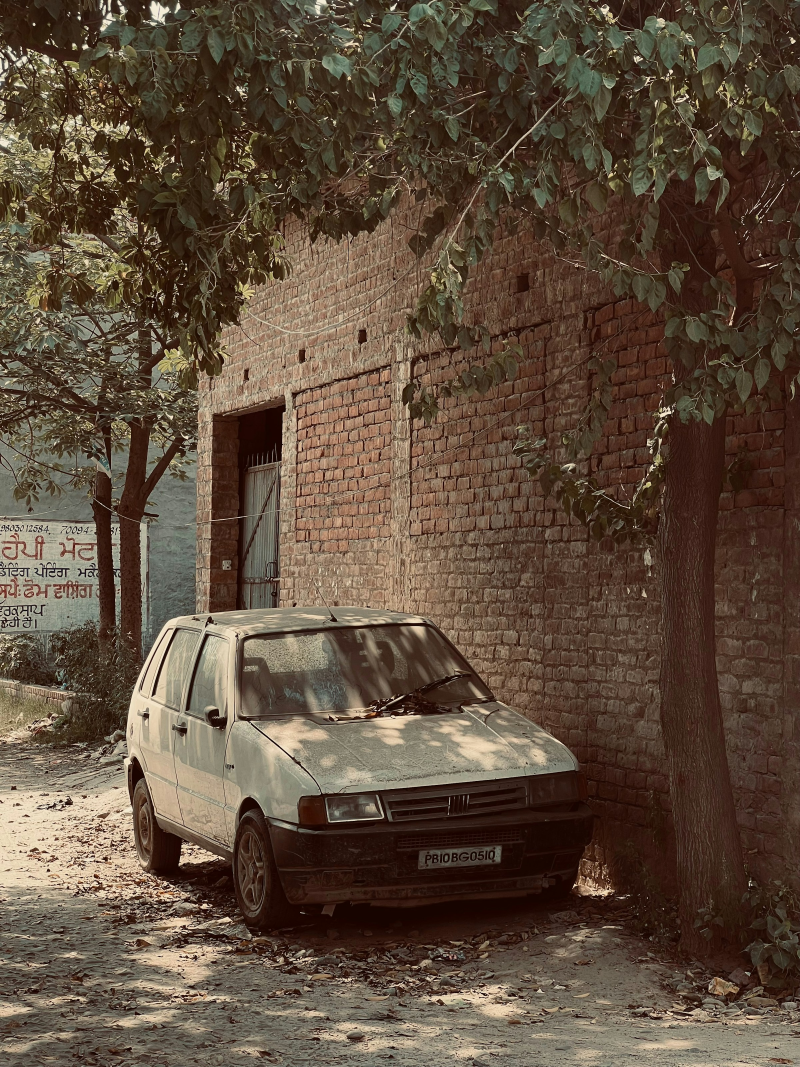
#> input picture assignments/assignment2/photos/old_photo_33.jpg, 2400 x 3200 px, given in place of 1.jpg, which was not available (shown at 1/3 size)
$ jupyter execute ashok_gudivada_cset_01_01.ipynb   (shell and % lines are left out)   (text cells are left out)
#> lines starting #> are read from the running program, lines starting #| are printed output that depends on the picture; pictures that were not available may be replaced by others from this repository, and a replacement may not be noted
[cell 1]
# This cell installs the required libraries for the image pipelines.
# suppressing the cells output

[cell 2]
import os
import cv2 as cv
import numpy as np
from PIL import Image
from matplotlib import pyplot as plt
from IPython.display import Markdown, display

# Enable inline plotting for Jupyter

[cell 3]
# Define the path to the images and create a list of image paths
img_path = "data/"
# Change the range of images as needed including images in the data folder
img_path_array = [f"{img_path}{i}.jpg" for i in range(1, 7)]
# Check if the images exist and are readable else remove the non-existing ones from the list
img_path_array = [p for p in img_path_array if cv.imread(p) is not None]
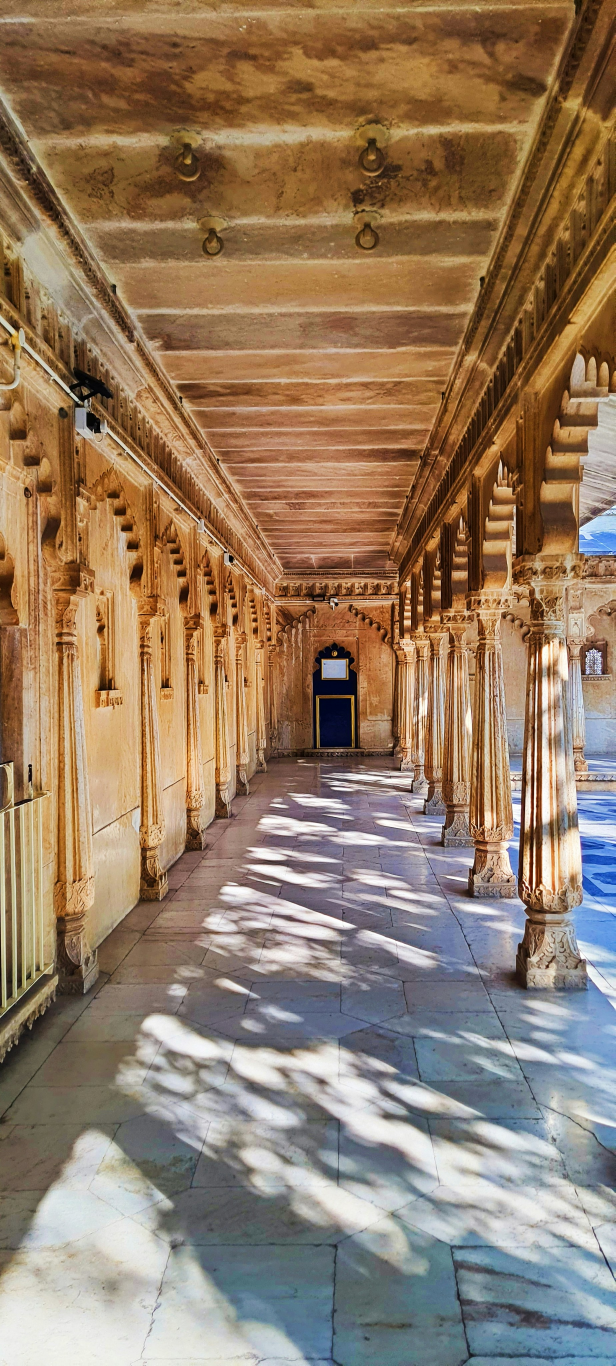
#> input picture assignments/assignment2/photos/old_photo_34.jpg, 1846 x 4096 px, given in place of 2.jpg, which was not available (shown at 1/3 size)
#> img_path_array = ['data/1.jpg', 'data/2.jpg', 'data/3.jpg']

# Pipeline Steps:
# 1. White Balance / Color Correction
wb_imgs = []
wb_imgs_paths = []  # To store paths of saved white balanced images for next steps

# 2. Tone Lift (Gamma) + Contrast Enhancement (CLAHE)
tone_lift_imgs = []
tone_lift_imgs_paths = [] # To store paths of saved tone lifted images for next steps

# 3. Denoise (Edge-Preserving)
denoised_imgs = []
done_imgs_paths = [] # To store paths of saved denoised images for next steps

# 4. Sharpen (Unsharp Mask) with Clipping Control
sharpened_imgs = []
sharpened_imgs_paths = [] # To store paths of saved sharpened images for next steps

display(Markdown(f"**Found {len(img_path_array)} images:**"))
print("\n".join(img_path_array))
#| data/1.jpg
#| data/2.jpg
#| data/3.jpg
display(Markdown("**Image Sourced from https://pixabay.com/photos/**"))

[cell 4]
def imread_bgr(path):
    """Read an image from a file path in BGR format."""
#> called with path = 'data/1.jpg'
    img = cv.imread(path, cv.IMREAD_COLOR)
#> img is the input picture: shape (3200, 2400, 3); mean B, G, R 60.2, 76.7, 94.4
    if img is None:
        raise FileNotFoundError(f"Could not read: {path}")
    return img

# [7 lines left out: function exposure_map, not called in this run]

def bgr2rgb(img):
    """Convert BGR image to RGB format."""
    return cv.cvtColor(img, cv.COLOR_BGR2RGB)

def to_uint8(x):
    """Clip values to [0, 255] and convert to uint8."""
    return np.clip(x, 0, 255).astype(np.uint8)

# [30 lines left out: functions gamma_u8, clahe_u8, contrast_stretch_percentile, unsharp_mask_u8, var_laplacian, not called in this run]

def global_contrast(u8):
    """Standard deviation of pixel intensities as a measure of global contrast."""
    return float(u8.std())

def shadow_fraction(u8, thr=20):
    """Fraction of pixels with intensity below a threshold."""
    return float(np.mean(u8 < thr))

# [50 lines left out: functions show_rgb, show_gray, print_images, save_images, not called in this run]

def display_processing_comparison(img_bgr, process_fn, process_name, img_index=None):
    """Display original and processed images side by side.

    Args:
        img_bgr: Input image in BGR format
        process_fn: Processing function to apply (e.g., white_balance)
        process_name: Name of the processing technique (e.g., "White Balanced")
    """
    processed_img = process_fn(img_bgr)

    plt.figure(figsize=(12, 5))

    plt.subplot(1, 2, 1)
    plt.imshow(bgr2rgb(img_bgr))
    title = f"Original Image {img_index}" if img_index else "Original Image"
    plt.title(title)
    plt.axis("off")

    plt.subplot(1, 2, 2)
    plt.imshow(bgr2rgb(processed_img))
    title = f"{process_name} Image {img_index}" if img_index else f"{process_name} Image"
    plt.title(title)
    plt.axis("off")

    plt.tight_layout()
    plt.show()

    # Return the processed image for further steps if needed
    return processed_img

##### Image Processing Pipeline Functions #####

## White Balance / Color Correction ##
def white_balance(img_bgr):
    """Simple white balance using gray world assumption"""
    result = cv.cvtColor(img_bgr, cv.COLOR_BGR2LAB).astype(np.float32)
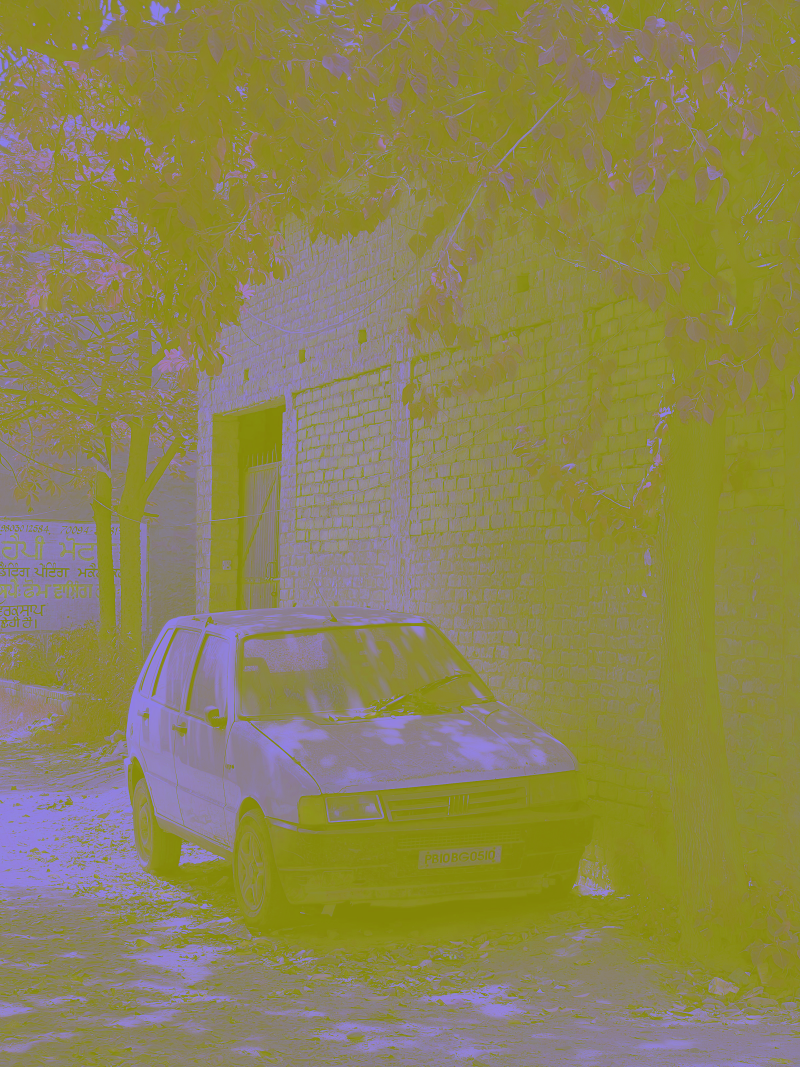
#> result: shape (3200, 2400, 3) float32 (shown at 1/3 size); mean B, G, R 83.9, 129, 133.6
    avg_a = np.mean(result[:, :, 1])
#> avg_a = 133.2
    avg_b = np.mean(result[:, :, 2])
#> avg_b = 140.5
    result[:, :, 1] -= ((avg_a - 128) * (result[:, :, 0] / 255.0) * 1.2)
    result[:, :, 2] -= ((avg_b - 128) * (result[:, :, 0] / 255.0) * 1.2)
    result = np.clip(result, 0, 255).astype(np.uint8)
    return cv.cvtColor(result, cv.COLOR_LAB2BGR)
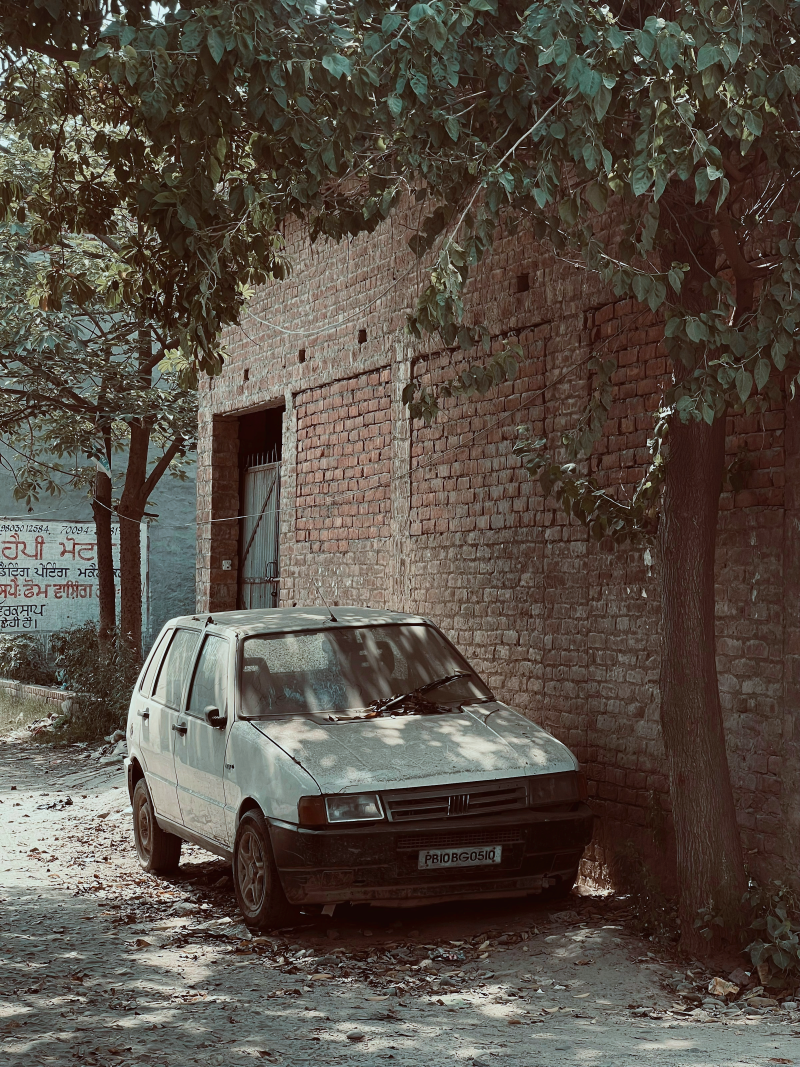
#> returned value: shape (3200, 2400, 3) (shown at 1/3 size); mean B, G, R 69.4, 78.5, 87.1

## Tone Lift (Gamma) + Contrast Enhancement (CLAHE) ##
# [8 lines left out: function apply_gamma_clahe, not called in this run]

### Denoise (Edge-Preserving) ##
def edge_preserving_denoise(img_bgr, d=9, sigmaColor=75, sigmaSpace=75):
    """Apply bilateral filter for edge-preserving denoising."""
    return cv.bilateralFilter(img_bgr, d=d, sigmaColor=sigmaColor, sigmaSpace=sigmaSpace)

### Sharpen (Unsharp Mask) with Clipping Control ##
# [67 lines left out: functions apply_unsharp_mask, apply_final_adjustment, apply_final_adjustment, gray_scale, not called in this run]

[cell 5]
wb_imgs = []  # Re-initialize as empty list
for i, img_path in enumerate(img_path_array):
    img = imread_bgr(img_path)
    wb_imgs.append(display_processing_comparison(img, white_balance, "White Balanced", i+1))
